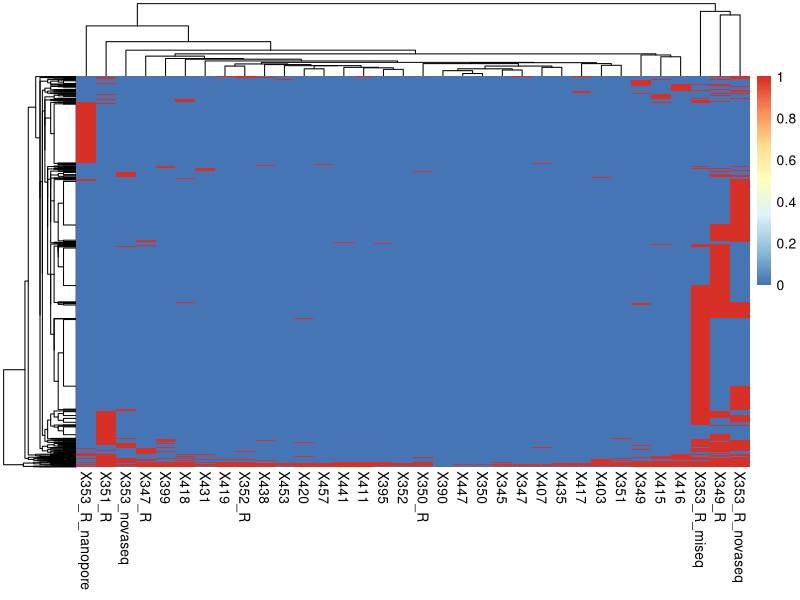

Recreate this plot in R. (Note: this script raises an error after producing the figure.)
#!/usr/bin/env Rscript

# library -------

library(plyr, quietly = TRUE, warn.conflicts = FALSE)
library(dplyr, quietly = TRUE, warn.conflicts = FALSE)
library(tidyr, quietly = TRUE, warn.conflicts = FALSE)
library(tibble, quietly = TRUE, warn.conflicts = FALSE)
library(readxl, quietly = TRUE, warn.conflicts = FALSE)
library(tibble, quietly = TRUE, warn.conflicts = FALSE)
library(ggplot2, quietly = TRUE, warn.conflicts = FALSE)
library(forcats, quietly = TRUE, warn.conflicts = FALSE)
library(gridExtra, quietly = TRUE, warn.conflicts = FALSE)
library(patchwork, quietly = TRUE, warn.conflicts = FALSE)
library(reshape2, quietly = TRUE, warn.conflicts = FALSE)
library(ggfortify, quietly = TRUE, warn.conflicts = FALSE)
library(pheatmap, quietly = TRUE, warn.conflicts = FALSE)

# utilidades
# indx <- sapply(numeric_datos, is.factor)
# numeric_datos[indx] <- lapply(numeric_datos[indx], function(x) as.numeric(as.character(x)))

# data 01
mfalleles <- read.csv2("bin/01-most_frequent_alleles_seqs.tsv", sep = "\t", header = T)
long_mfalleles <- melt(mfalleles, id.var = c("X"))
colnames(long_mfalleles) <- c("samples", "STR", "Alelles")

# Presence ausence data
paalelles <- read.csv2("bin/03-all_alleles_presence.tsv", sep = "\t", header = T)

# matrix con los valores de muestras vs STR_alelos
muestras <- as.character(paalelles[, 1])
matrix_pa <- as.matrix(paalelles[, -1])

# heatmap presencia vs ausencia
pheatmap(matrix_pa)

# CLR data
supportclr <- read.csv2("bin/06-all_alleles_supporting_reads_CLR.tsv", sep = "\t", header = T)
muestras <- as.character(supportclr[, 1])
matrix_sp <- supportclr[, -1]

indx <- sapply(matrix_sp, is.character)
matrix_sp[indx] <- lapply(matrix_sp[indx], function(x) as.numeric(x))
row.names(matrix_sp) <- muestras

# realizamos un heatmap por cada STR
long_sp <- melt(supportclr, id.var = c("X"))
colnames(long_sp) <- c("samples", "STR", "CLR")
data_sep_sp <- long_sp %>% separate(STR, c("STR", "alelle", "id"), sep = "_")
df_sep_sp <- data.frame(
    sample = data_sep_sp[, 1],
    STR_alelles = long_sp$STR,
    STR = data_sep_sp$STR,
    CLR = data_sep_sp$CLR
)

id_str <- unique(df_sep_sp$STR)
rownames(tmp_matrix) <- muestras
for (i in 1:length(id_str)) {
    tmp_df <- df_sep_sp[df_sep_sp$STR == id_str[i], ]
    tmp_df_wide <- data.frame(pivot_wider(tmp_df, names_from = "STR_alelles", values_from = "CLR", id_cols = "sample"))
    tmp_matrix <- tmp_df_wide[, -1]
    indx <- sapply(tmp_matrix, is.character) # transform to numeric
    tmp_matrix[indx] <- lapply(tmp_matrix[indx], function(x) as.numeric(x))
    nombre_str <- as.character(id_str[i])
    ruta <- paste0("/home/alberto.lema/Documents/Desarrollo/Monkey-Pox-analysis/plots/", nombre_str, ".png")
    # heatmap by STR
    png(file = ruta, width = 600, height = 350)
    pheatmap(tmp_matrix, show_rownames = T, show_colnames = F)
    dev.off()
}

# PCA
modelo_pca1 <- prcomp(matrix_sp, scale = FALSE)
plot(modelo_pca1)
summary(modelo_pca1)

# Plot PCA

autoplot(modelo_pca1, loadings.label = TRUE, loadings.label.size = 3, loadings = TRUE, shape = T, label = T, label.size = 2.5)
ggsave("plots/pca_str_samples.png", width = 18, height = 18, dpi = 300, units = c("cm"))

# Fitting Hierarchical clustering Model
# to training dataset
set.seed(240)
hier_cl <- hclust(matrix_sp, method = "average")

# Plotting dendrogram
png(file = "C:/Users/alber/Desktop/Desarrollo/Monkey-Pox-STR/plots/hierclust.png", width = 600, height = 350)
plot(hier_cl)
dev.off()

########################################################################################################################################################################
########################################################################################################################################################################
########################################################################################################################################################################


# tengo que cambiar la tabla a long y despues otra vez a wide

df_melt <- melt(datos, id.var = c("X"))
df_melt$value <- as.numeric(as.factor(df_melt$value))

df_wide <- pivot_wider(df_melt, names_from = "variable", values_from = "value", id_cols = "X")

# Intento de PCA

df_wide <- data.frame(df_wide)

matrix_table <- as.matrix(df_wide[, -1])
row.names(matrix_table) <- as.character(df_wide[, 1])

modelo_pca1 <- prcomp(matrix_table, scale = FALSE)
plot(modelo_pca1)
summary(modelo_pca1)

# Plot PCA

autoplot(modelo_pca1, data = ndatos, loadings.label = TRUE, loadings.label.size = 3, loadings = TRUE, shape = T, label = T, label.size = 2.5)
ggsave("plots/pca_str_samples.png", width = 18, height = 18, dpi = 300, units = c("cm"))

# heatmap

heatmap(matrix_table)

# intento de hierathical clustering

# dataset

matrix_table <- as.matrix(df_wide[, -1])
row.names(matrix_table) <- as.character(df_wide[, 1])

# Finding distance matrix
distance_mat <- dist(matrix_table, method = "euclidean")

# Fitting Hierarchical clustering Model
# to training dataset
set.seed(240)
hier_cl <- hclust(distance_mat, method = "average")
hier_cl

# Plotting dendrogram
plot(hier_cl)

# plot heatmap
png(file = "/home/alberto.lema/Documents/Desarrollo/Monkey-Pox-analysis/plots/eeeheatmap.png", width = 600, height = 350)
pheatmap(matrix_table, cluster_rows = T, cluster_cols = T)
dev.off()
